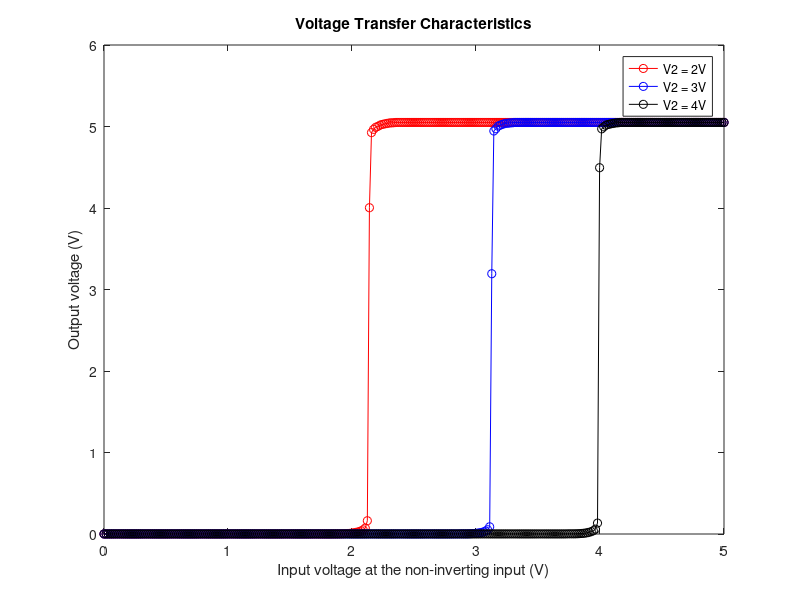

The MATLAB source for this figure:
%% Lab 9 experiment 1
% connect the inverting input to a constant voltage source and sweep
% the noninverting input from one rail to the other, measuring Vout for 
% at least three different values of the voltage on the inverting input.
% In your report, include a single plot showing all of these VTCs.
figure
load exp1V1Sweep.csv
load exp1Vout_V2_2V.csv
load exp1Vout_V2_3V.csv
load exp1Vout_V2_4V.csv

plot(exp1V1Sweep, exp1Vout_V2_2V, 'ro-')
hold on
plot(exp1V1Sweep, exp1Vout_V2_3V, 'bo-')
hold on
plot(exp1V1Sweep, exp1Vout_V2_4V, 'ko-')
xlabel('Input voltage at the non-inverting input (V)')
ylabel('Output voltage (V)')
legend('V2 = 2V', 'V2 = 3V', 'V2 = 4V')
title('Voltage Transfer Characteristics')